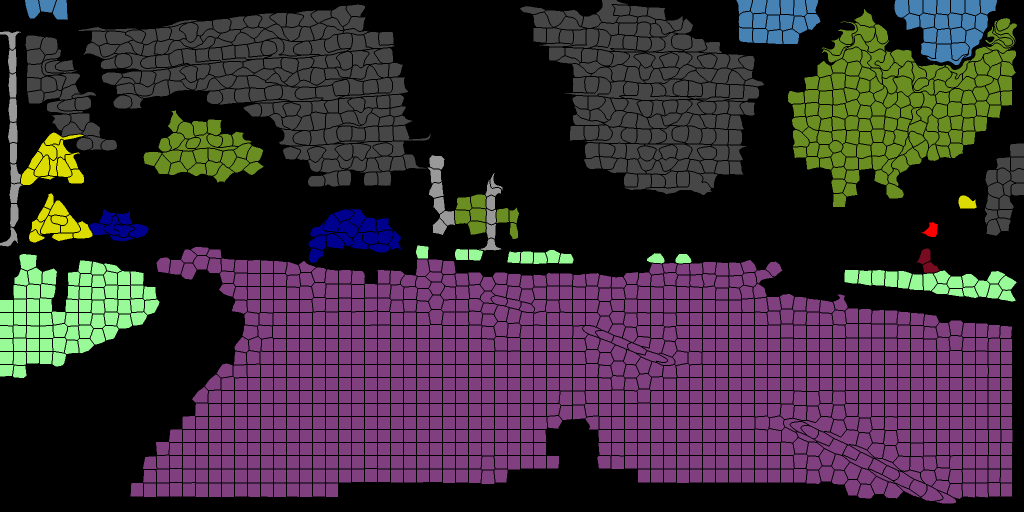
#> input picture tmp.png, 2048 x 1024 px, given in place of aachen_000000_000019_leftImg8bit.png, which was not available (shown at 1/2 size)
$ python super_pixel.py
#> lines starting #> are read from the running program, lines starting #| are printed output that depends on the picture; pictures that were not available may be replaced by others from this repository, and a replacement may not be noted
# coding=utf-8
# 导入相应的python包
import argparse
from skimage import io
import matplotlib.pyplot as plt
from skimage.segmentation import slic
from skimage.util import img_as_float
from skimage.segmentation import mark_boundaries

# 设置并解析参数
img_path = r'G:\DataSets\cityscapes\leftImg8bit\train\aachen\aachen_000000_000019_leftImg8bit.png'

# 读取图片并将其转化为浮点型
image = img_as_float(io.imread(img_path))

# 循环设置不同的超像素组
for numSegments in (100, 200, 300):
    # 应用slic算法并获取分割结果
    segments = slic(image, n_segments=numSegments, sigma=5)

    # 绘制结果
    fig = plt.figure("Superpixels -- %d segments" % (numSegments))
    ax = fig.add_subplot(1, 1, 1)
    ax.imshow(mark_boundaries(image, segments))
    plt.axis("off")
#> this loop made 3 passes
#> pass 1, `segments = slic(image, n_segments=numSegments, sigma=5)`:
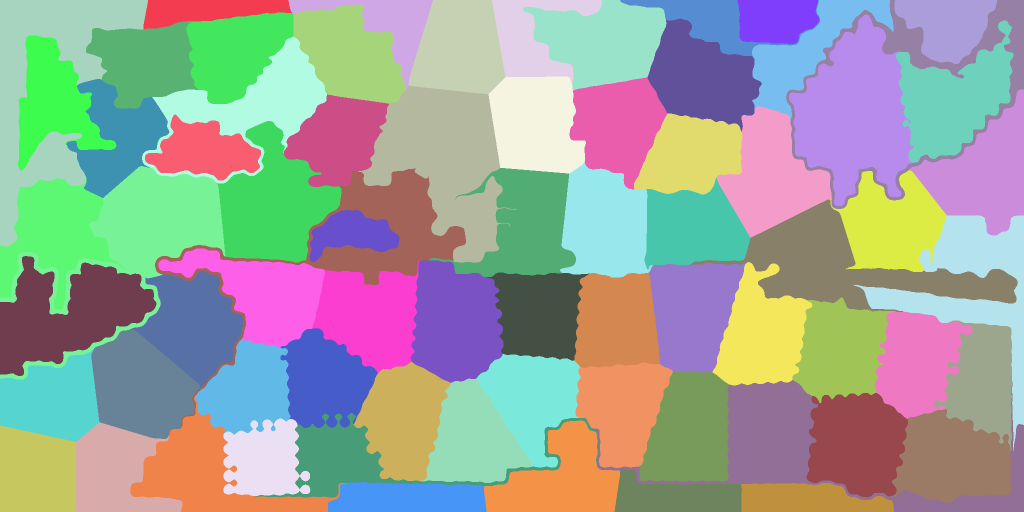
#> segments: shape (1024, 2048) int64 (shown at 1/2 size); 72 distinct labels, from 1 to 72; one colour per label, 0 black
#> pass 2, `segments = slic(image, n_segments=numSegments, sigma=5)`:
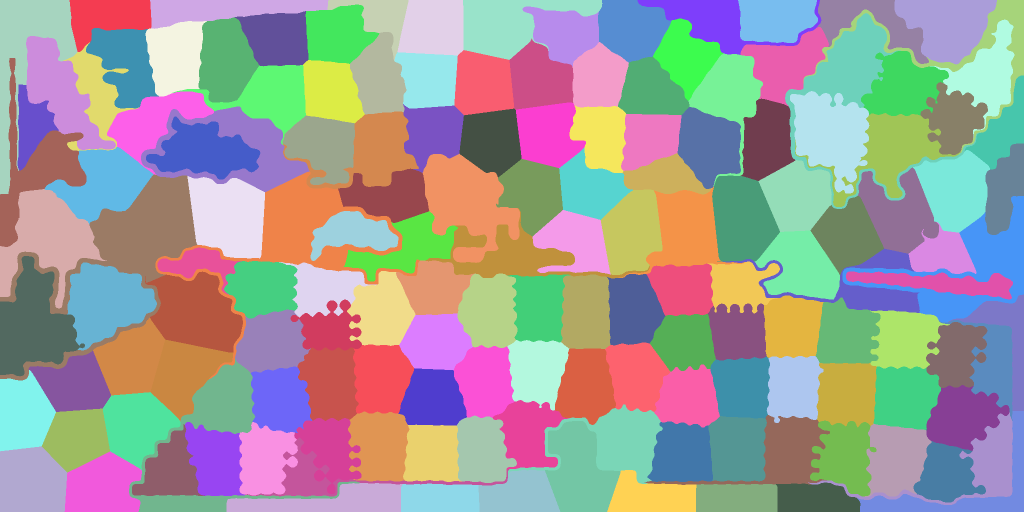
#> segments: shape (1024, 2048) int64 (shown at 1/2 size); 152 distinct labels, from 1 to 152; one colour per label, 0 black
#> pass 3, `segments = slic(image, n_segments=numSegments, sigma=5)`:
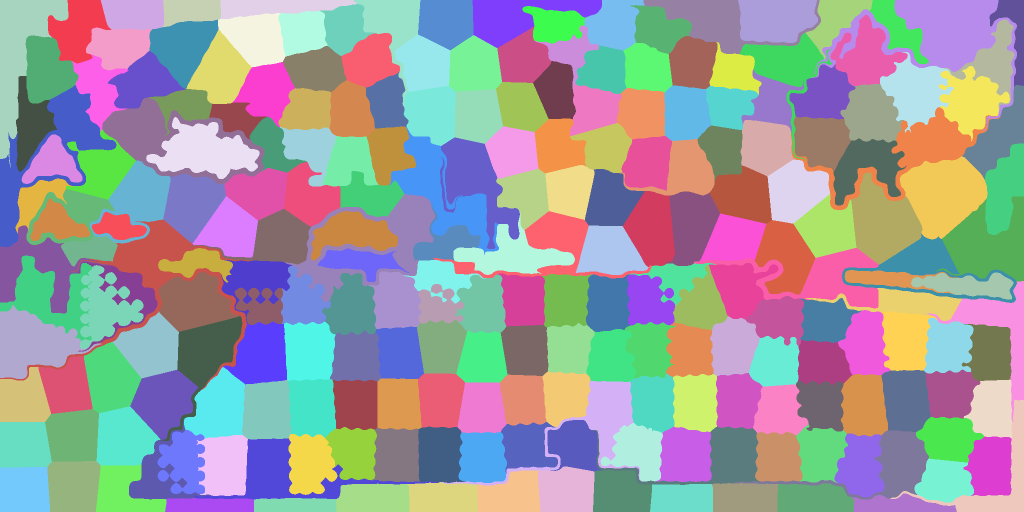
#> segments: shape (1024, 2048) int64 (shown at 1/2 size); 227 distinct labels, from 1 to 227; one colour per label, 0 black

# 显示结果
plt.show()
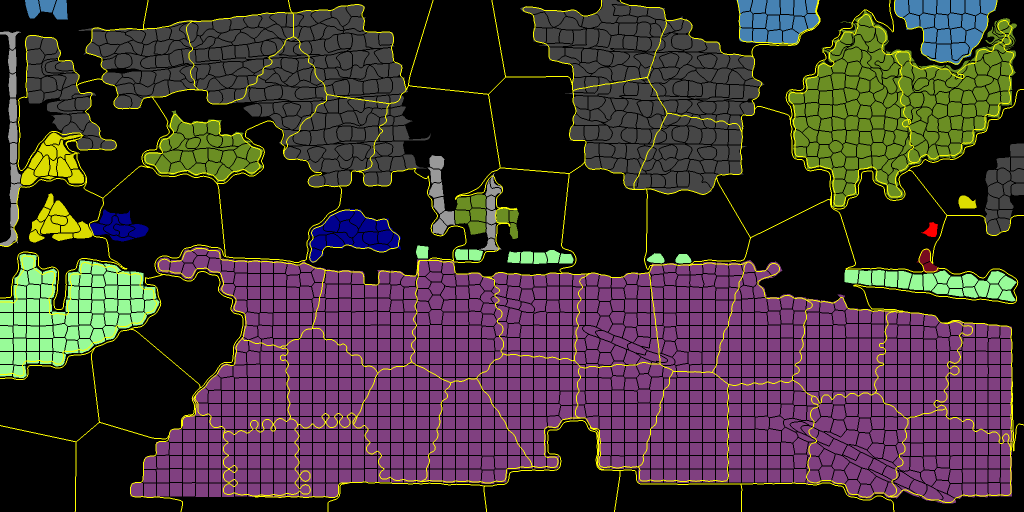
#> shown: shape (1024, 2048, 3) float64 (shown at 1/2 size); mean R, G, B 0.245, 0.199, 0.203
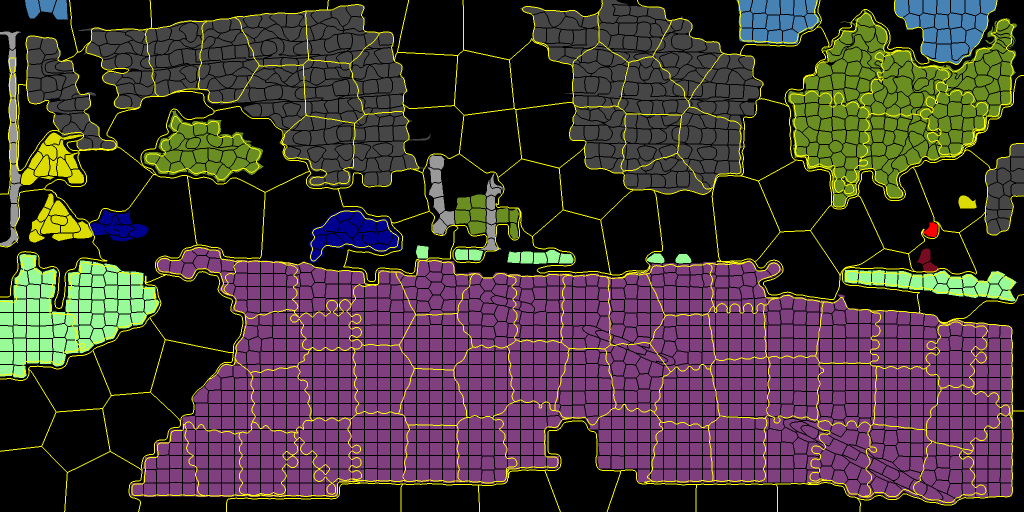
#> shown: shape (1024, 2048, 3) float64 (shown at 1/2 size); mean R, G, B 0.254, 0.208, 0.2
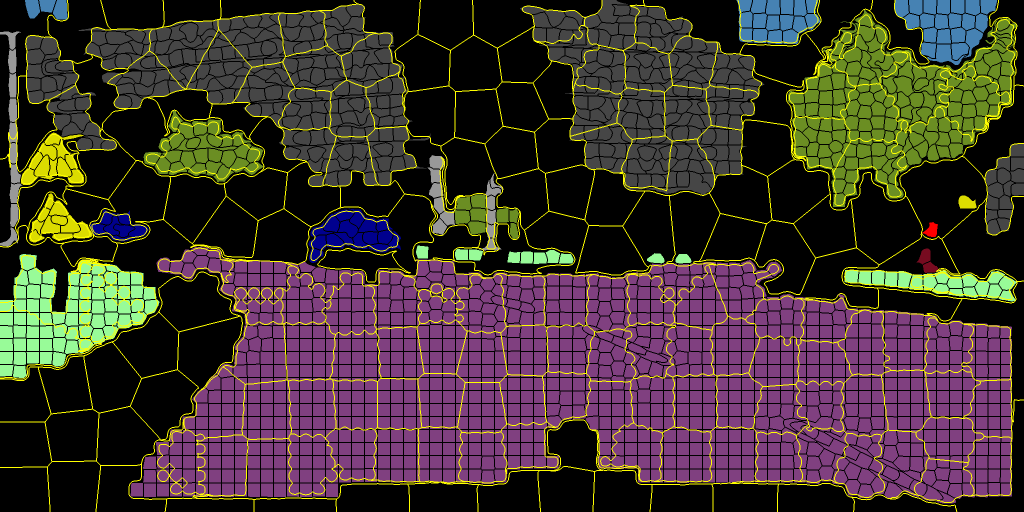
#> shown: shape (1024, 2048, 3) float64 (shown at 1/2 size); mean R, G, B 0.26, 0.214, 0.198
